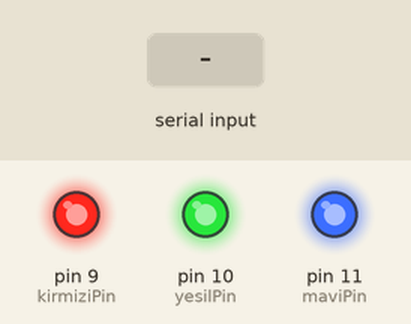
Recording of a sketch running on a simulated Arduino Uno, built with avr-gcc and run on an emulated ATmega328P. Parts: output pins drawn as LEDs (lit = HIGH). The test bench sets the inputs (shaded band).

Above: at 1.2 s.
1.3 s: "k" received over Serial
At 1.6 s:
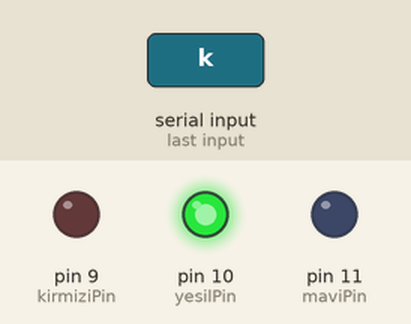
2.8 s: "y" received over Serial
At 3.9 s:
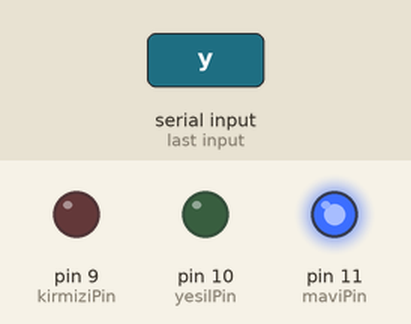
4.3 s: "m" received over Serial
At 5.1 s:
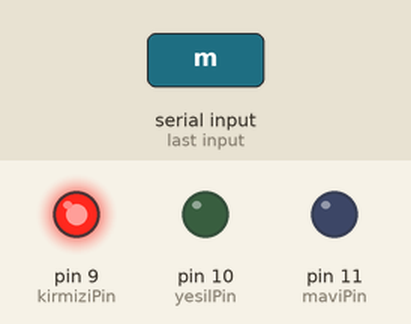
5.8 s: "a" received over Serial
At 6.2 s:
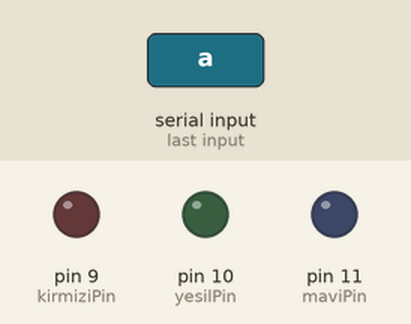
7.3 s: "1" received over Serial
At 8.6 s:
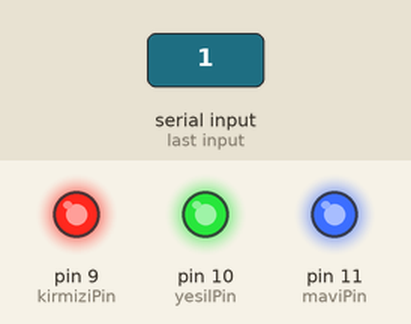
Timing chart, 0 to 9.8 s (numbered marks = the images above; inputs shaded):
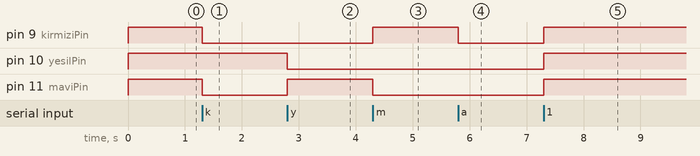

The sketch:

bluethoot_il_eled_kontrol.ino
```cpp
#include <SoftwareSerial.h>

#include <softwareserial.h>
int veri; //Bluetooth üzerinden okuduğumuz değişken.
int kirmiziPin = 9; //RGB Ledin kırmızı bacağının takılacağı pin
int yesilPin = 10; //RGB Ledin yeşil bacağının takılacağı pin
int maviPin = 11; //RGB Ledin mavi bacağının takılacağı pin
void setup() {
  Serial.begin(9600); //Seri haberleşmeyi başlatıyoruz.
  pinMode(kirmiziPin, OUTPUT); //Kırmızı pinini OUTPUT olarak ayarlıyoruz.
  pinMode(yesilPin, OUTPUT); //Yeşl pinini OUTPUT olarak ayarlıyoruz.
  pinMode(maviPin, OUTPUT); //Mavi pinini OUTPUT olarak ayarlıyoruz.
}
void loop() {
  if (Serial.available()){ //Seri haberleşmeden veri gelmesini bekliyoruz.
    veri = Serial.read(); //S& gt; 0eri haberleşmeden gelen veriyi okuyoruz.
  }
  if (veri == 'k') { //Seri haberleşmeden k harfi geldiğinde bu kısım çalışır.
    digitalWrite(kirmiziPin, LOW);
    digitalWrite(yesilPin, HIGH);
    digitalWrite(maviPin, LOW);
  } else if (veri == 'y') { //Seri haberleşmeden y harfi geldiğinde bu kısım çalışır.
    digitalWrite(kirmiziPin, LOW);
    digitalWrite(yesilPin, LOW);
    digitalWrite(maviPin, HIGH);
  } else if (veri == 'm') { //Seri haberleşmeden m harfi geldiğinde bu kısım çalışır.
    digitalWrite(kirmiziPin, HIGH);
    digitalWrite(yesilPin, LOW);
    digitalWrite(maviPin, LOW);


  } else if (veri == 'a') { //Seri haberleşmeden a harfi geldiğinde bu kısım çalışır.
    digitalWrite(kirmiziPin, LOW);
    digitalWrite(yesilPin, LOW);
    digitalWrite(maviPin, LOW);


  } else { //Seri haberleşmeden tanımlanmayan veri geldiğinde bu kısım çalışır.
    digitalWrite(kirmiziPin, HIGH);
    digitalWrite(yesilPin, HIGH);
    digitalWrite(maviPin, HIGH);
  }
}
```

Measured:
- after the input at 1.3 s, pin 9 (kirmiziPin), pin 11 (maviPin): HIGH → LOW at once
- after the input at 2.8 s, pin 10 (yesilPin): HIGH → LOW at once; pin 11 (maviPin): LOW → HIGH at once
- after the input at 4.3 s, pin 9 (kirmiziPin): LOW → HIGH at once; pin 11 (maviPin): HIGH → LOW at once
- after the input at 5.8 s, pin 9 (kirmiziPin): HIGH → LOW at once
- after the input at 7.3 s, pin 9 (kirmiziPin), pin 10 (yesilPin), pin 11 (maviPin): LOW → HIGH at once
